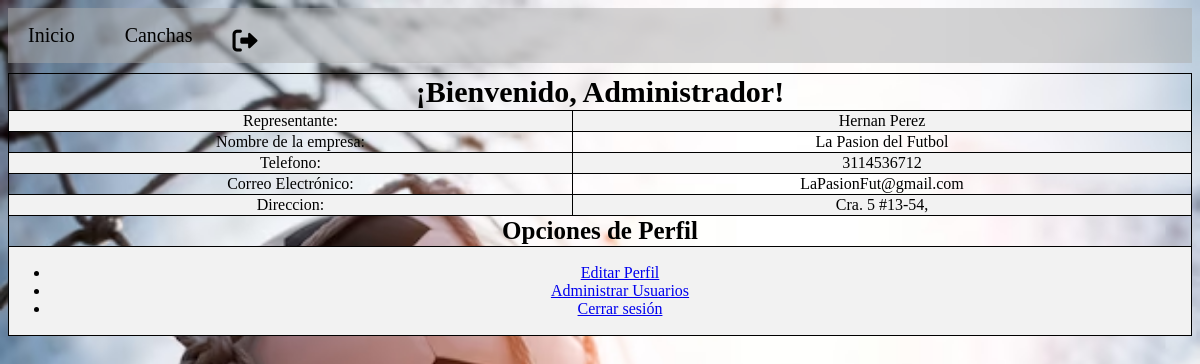
Before: /bienvenido_e.php (signed in) with the older database file.
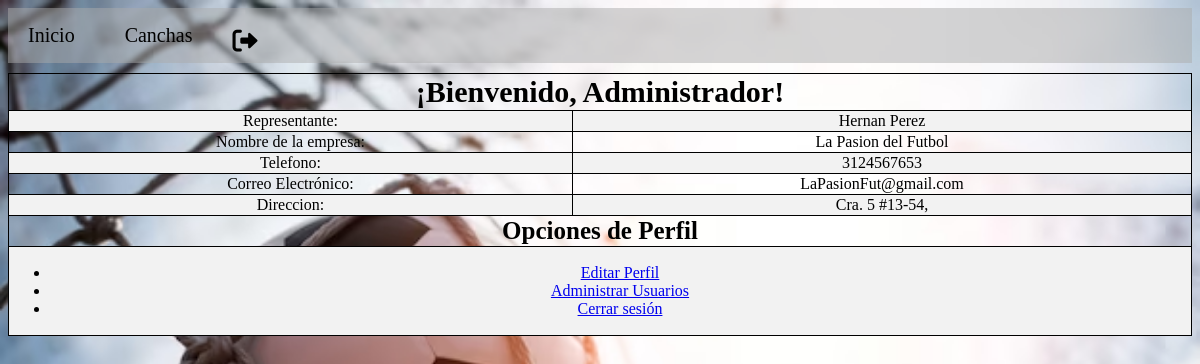
After: the same page with the newer database file.
### tables this page shows
CREATE TABLE `empresa` (
  `Id_Empresa` int(11) NOT NULL,
  `Nit` varchar(10) NOT NULL,
  `Razon_Social` varchar(50) NOT NULL,
  `Direccion` varchar(15) NOT NULL,
  `Representante_Legal` varchar(30) NOT NULL,
  `Telefono` varchar(11) NOT NULL,
  `Correo_Electronico` varchar(50) NOT NULL,
  `Contraseña` varchar(150) NOT NULL
);

### bienvenido_e.php (the view, shortened to what this page needs)
<?php
include 'conexion.php';
$empresa_id = isset($_SESSION['id_empresa']) ? $_SESSION['id_empresa'] : null;
$info_empresa_sql = "SELECT Representante_Legal, Razon_Social, Telefono, Correo_Electronico, Direccion FROM empresa WHERE Id_empresa = $empresa_id";
$resultado_info = mysqli_query($conn, $info_empresa_sql);
if ($resultado_info) {
    $fila_info = mysqli_fetch_assoc($resultado_info);
    $representa_empresa = $fila_info['Representante_Legal'];
    $nombre_empresa = $fila_info['Razon_Social'];
    $Telefono_empresa= $fila_info['Telefono'];
    $correo_empresa= $fila_info['Correo_Electronico'];
    $Direccion_empresa= $fila_info['Direccion'];
} else {
    die("Error en la consulta: " . mysqli_error($conn));
}
?>
<!DOCTYPE html>
<html>
<head>
    <link rel='stylesheet' type='text/css' media='screen' href='css/main.css'>
    <link rel="stylesheet" href="https://cdnjs.cloudflare.com/ajax/libs/font-awesome/6.0.0-beta3/css/all.min.css">
</head>
<body>
    <ul class="navbar">
        <li class="nav-item"><a href="index.php">Inicio</a></li>
        <li class="nav-item"><a href="canchas.php">Canchas</a></li>
        <li class="nav-item">
        <li><a href="cerrar_sesion.php" class="cerrar-sesion">
                <i class="fas fa-sign-out-alt"></i>
            </a>
        </li>
    </ul>
    <table>
    <tr>
        <td colspan="2"><h1>¡Bienvenido, Administrador!</h1></td>
    </tr>
    <tr>
        <td>Representante:</td>
        <td><?php echo $representa_empresa; ?></td>
    </tr>
    <tr>
        <td>Nombre de la empresa:</td>
        <td><?php echo $nombre_empresa; ?></td>
    </tr>
    <tr>
        <td>Telefono:</td>
        <td><?php echo $Telefono_empresa; ?></td>
    </tr>
    <tr>
        <td>Correo Electrónico:</td>
        <td><?php echo $correo_empresa; ?></td>
    </tr>
    <tr>
        <td>Direccion:</td>
        <td><?php echo $Direccion_empresa; ?></td>
    </tr>
    <tr>
        <td colspan="2"><h2>Opciones de Perfil</h2></td>
    </tr>
    <tr>
        <td colspan="2">
            <ul>
                <li><a href="editar_p_e.php">Editar Perfil</a></li>
                <li><a href="admin_us.php">Administrar Usuarios</a></li>
                <li><a href="cerrar_sesion.php">Cerrar sesión</a></li>
            </ul>
        </td>
    </tr>
</table>
</body>
</html>

Changed rows visible on the page:
changed empresa "Hernan Perez": Telefono "3114536712" → "3124567653"
